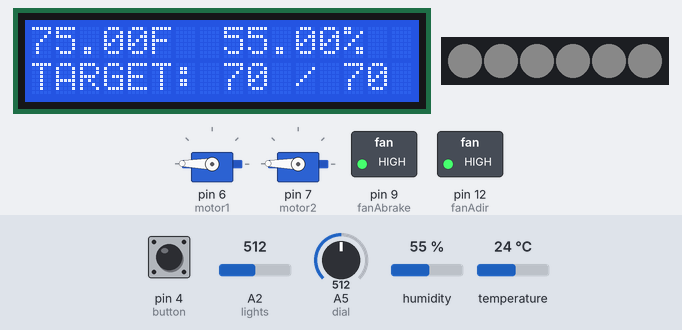
Recording of a sketch running on a simulated Arduino Uno, built with avr-gcc and run on an emulated ATmega328P. Shown: 16×2 character LCD, 6 RGB LEDs in strip order, left to right, 2 × servo, switched loads named in the sketch (green lamp = pin HIGH). Inputs (shaded band) come from the test bench; at power-on: pin 4 (button) LOW, A2 (lights) = 512, A5 (dial) = 512, humidity 55 %, temperature 24 °C. Dim RGB values are drawn brighter than linear; the strip is taken to match the declared colour order; pins used as bus, display or sensor lines are not drawn; what the sketch prints to the serial monitor is not drawn.

Above: at 1.2 s.
1.3 s: pin 4 (button) pulled HIGH for 0.45 s
At 2.1 s:
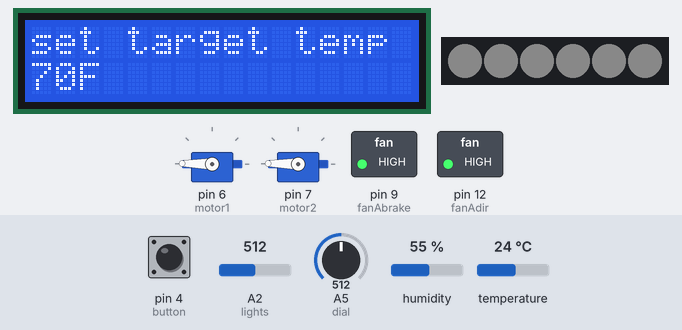
3.2 s: A2 (lights) set to 55
At 4.5 s:
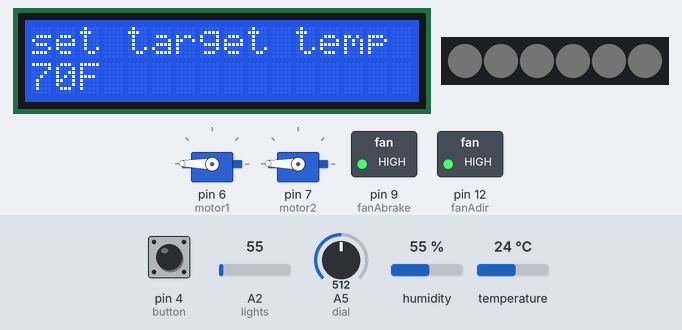
4.8 s: A2 (lights) set to 46
At 5.7 s:
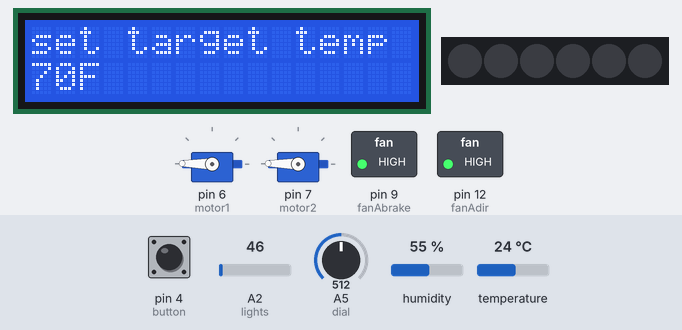
6.3 s: pin 4 (button) pulled HIGH for 1 s
At 7.5 s:
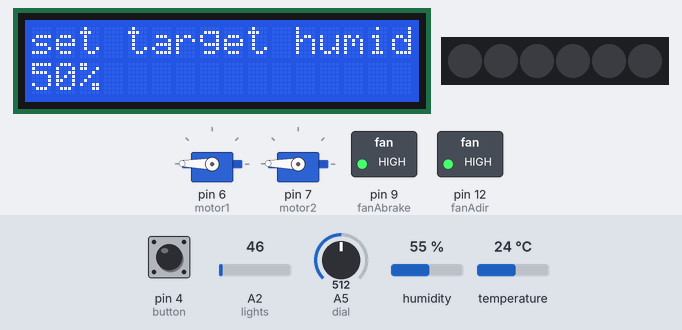
8.8 s: A2 (lights) set to 306
At 10.2 s:
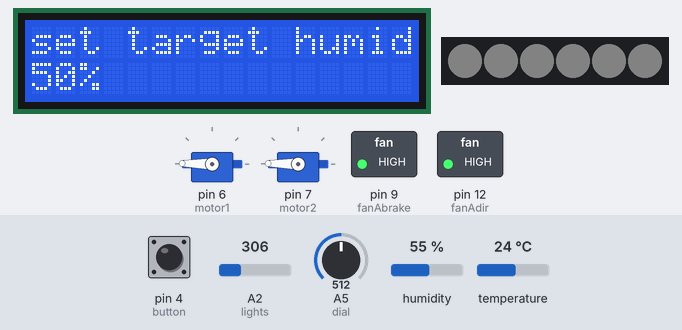
10.8 s: A5 (dial) set to 500
At 12.2 s:
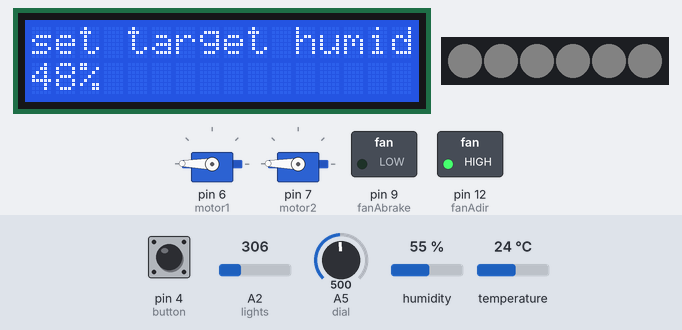
Timing chart, 0 to 13.5 s (numbered marks = the images above; inputs shaded):
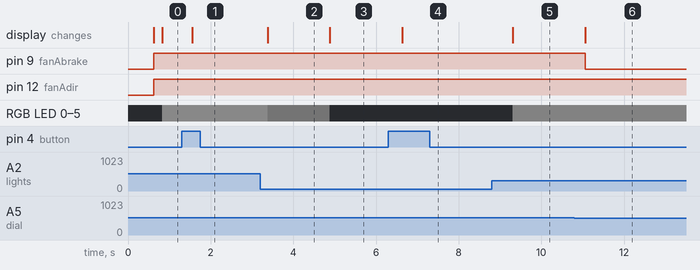

The sketch:

climate.ino
```cpp
#include <Adafruit_NeoPixel.h>

#include <Servo.h>
#include <Wire.h>
#include <DHT11.h>
#include <LiquidCrystal_I2C.h>

// cole's lights
#ifdef __AVR__
 #include <avr/power.h> // Required for 16 MHz Adafruit Trinket
#endif

#define LED_PIN   10
#define LED_COUNT 6

// Declare our NeoPixel strip object:
Adafruit_NeoPixel strip(LED_COUNT, LED_PIN, NEO_RGBW + NEO_KHZ800);

int button = 4;
int dial = A5;
int dht = 2;

int fanAdir = 12;
int fanApower = 3;
int fanAbrake = 9;

int fanBdir = 13;
int fanBpower = 11;
int fanBbrake = 8;

LiquidCrystal_I2C lcd(0x27, 16, 2);
DHT11 dht11(2);
Servo motor1;
Servo motor2;

float temperature = 0;
float humidity = 0;

int desiredtemp = 70;
int desiredhumid = 70;

bool buttondown = false;
bool editing = false;

int tick = 0;
int page = 0;

// util functions
int convtofreedomunits(int cel){
  float freedom = (cel * 1.8) + 32;
  return round(freedom); // round() for some reason isn't documented anywhere, but it exists for some reason
}

// check functions
bool checkifclimatechanged(){
  int newtemperature = 0;
  int newhumidity = 0;
  int result = dht11.readTemperatureHumidity(newtemperature, newhumidity);

  if (temperature != convtofreedomunits(newtemperature) || humidity != newhumidity){
    temperature = convtofreedomunits(newtemperature);
    humidity = newhumidity;
    return true;
  } else {
    return false;
  }
}

bool checkifbuttonpressed(){
  bool newbuttondown = digitalRead(button);

  if (buttondown != newbuttondown && newbuttondown == HIGH){
    buttondown = newbuttondown;
    return true;
  } else {
    buttondown = newbuttondown;
    return false;
  }
}

// lcd-affecting functions
void printclimate(){
  lcd.clear();
  lcd.setCursor(0, 0);
  lcd.print(temperature);
  lcd.print("F");
  lcd.setCursor(8, 0);
  lcd.print(humidity);
  lcd.print("%");
  lcd.setCursor(0, 1);
  lcd.print("TARGET: ");
  lcd.print(desiredtemp);
  lcd.print(" / ");
  lcd.print(desiredhumid);
}

// editing functions
void tempset(){
  int dialreading = analogRead(dial);
  dialreading = map(dialreading, 0, 1023, 50, 90);
  desiredtemp = dialreading;
  lcd.clear();
  lcd.setCursor(0, 0);
  lcd.print("set target temp");
  lcd.setCursor(0, 1);
  lcd.print(desiredtemp);
  lcd.print("F");
}

void humidset(){
  int dialreading = analogRead(dial);
  dialreading = map(dialreading, 0, 1023, 0, 100);
  desiredhumid = dialreading;
  lcd.clear();
  lcd.setCursor(0, 0);
  lcd.print("set target humid");
  lcd.setCursor(0, 1);
  lcd.print(desiredhumid);
  lcd.print("%");
}

void paginate(){
  page += 1;
  if (page > 2){page = 0;}
  return;
}

// subsystem functions
void fanset(bool act){
  if(act){
    digitalWrite(fanAdir, HIGH);
    digitalWrite(fanAbrake, LOW);
    analogWrite(fanApower, 255);

    digitalWrite(fanBdir, HIGH);
    digitalWrite(fanBbrake, LOW);
    analogWrite(fanBpower, 255);

  } else {
    digitalWrite(fanAdir, HIGH);
    digitalWrite(fanAbrake, HIGH);
    analogWrite(fanApower, 0);

    digitalWrite(fanBdir, HIGH);
    digitalWrite(fanBbrake, HIGH);
    analogWrite(fanBpower, 0);
  }
}

void windowset(bool act){
  if (act){
    motor1.attach(6);
    motor2.attach(7);
    motor1.write(0);
    motor2.write(0);
    delay(200);
    motor1.detach();
    motor2.detach();
  } else {
    motor1.attach(6);
    motor2.attach(7);
    motor1.write(179);
    motor2.write(179);
    delay(200);
    motor1.detach();
    motor2.detach();
  }
}

void lights(){
  strip.clear();

  for(int i=0; i<LED_COUNT; i++) {
    strip.setPixelColor(i, strip.Color(0, 0, 0, 255));
    strip.show();
  }

  int analog_val_A2 = analogRead(A2);

  strip.setBrightness((analog_val_A2)/50);
  strip.show();
  Serial.println(analog_val_A2);
}

// system autorun functions
void setup() {
  Serial.begin(19200);
  lcd.init();                // initialize the lcd
  lcd.backlight();           // Turn on backlight

  pinMode(button, INPUT);
  pinMode(dht, INPUT);

  pinMode(fanAdir, OUTPUT);
  pinMode(fanAbrake, OUTPUT);
  pinMode(fanApower, OUTPUT);

  strip.begin();
}

void loop() {
  bool climatechanged = false;
    if (tick%10 == 0){climatechanged = checkifclimatechanged();}
  bool buttonpressed = checkifbuttonpressed();

  if (buttonpressed){paginate();} // cycles through all pages

  switch (page){
    case 0:
      if (climatechanged || buttonpressed){printclimate();}
      break;

    case 1:
      tempset();
      break;

    case 2:
      humidset();
      break;

    default:
      page = 0;
      break;
  }

  if (humidity > desiredhumid + 5 || temperature > desiredtemp + 15){
    fanset(true);
  } else {
    fanset(false);
  }

  if (temperature > desiredtemp + 5){
    windowset(true);
  } else {
    windowset(false);
  }

  lights();

  tick++;
  if (tick==10){tick=0;}

  delay(100);
}
```

Measured:
- the behaviour switches between 50 and 49 on A2 (lights) (found by bisection; images 2 and 3)
- the behaviour switches between 512 and 511 on A5 (dial) (found by bisection; images 5 and 6)
- after the input at 1.3 s, the display: changes after 0.25 s (image 1)
- after the input at 3.2 s, RGB LED 0–5: RGB(10, 10, 10) → RGB(1, 1, 1) after 0.18 s
- after the input at 6.3 s, the display: changes after 0.33 s (image 4)
- after the input at 8.8 s, RGB LED 0–5: off → RGB(6, 6, 6) after 0.51 s
- after the input at 10.8 s, pin 9 (fanAbrake): HIGH → LOW after 0.27 s; the display: changes after 0.27 s (image 6)
